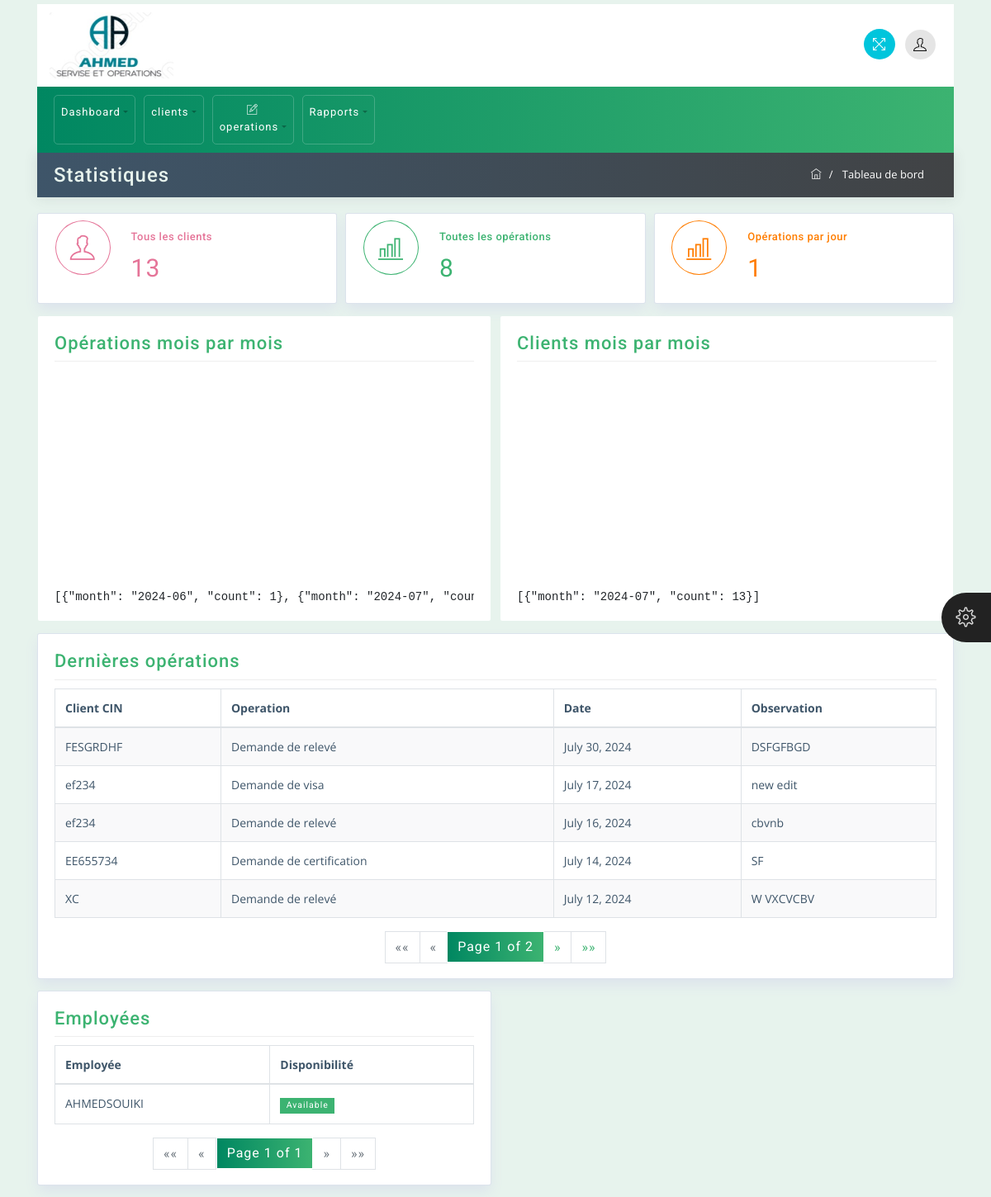
Before: /dashboard/ with the older database file.
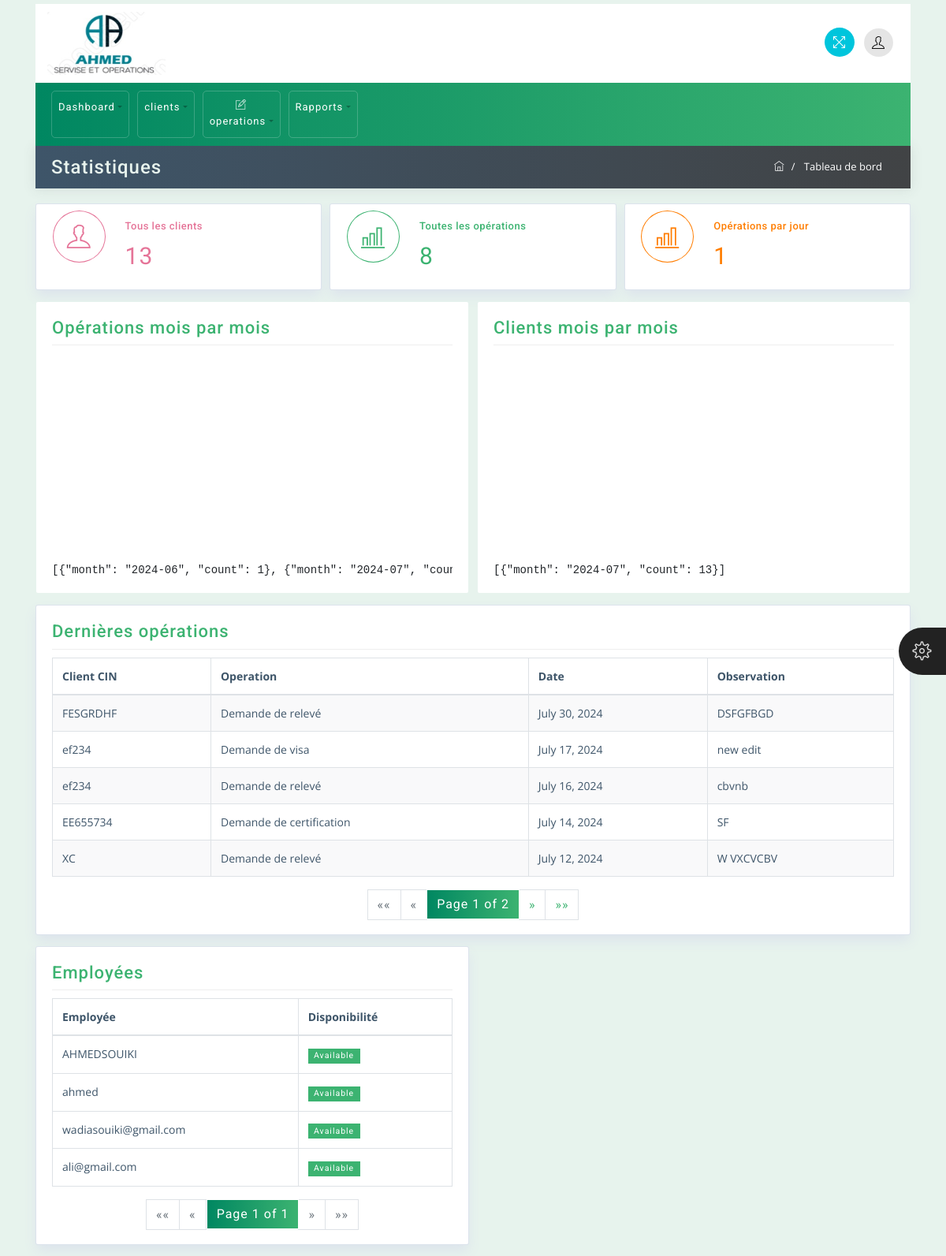
After: the same page with the newer database file.
### employe/models.py (models this page shows, shortened)
class Operation(models.Model):
    client_id = models.CharField(max_length=100)
    operation = models.CharField(max_length=100)
    operation_date = models.DateField(default=timezone.now)
    observation = models.TextField()
    piece_jointe = models.FileField(upload_to='piece_jointe/')
    confirmed = models.BooleanField(default=False)

class Employee(models.Model):
    user = models.OneToOneField(User, on_delete=models.CASCADE)
    profile_picture = models.ImageField(blank=True, null=True)

### employe/views.py (the view)
# urls.py: path('dashboard/', views.DashboardView.as_view(), name='base'),
class DashboardView(TemplateView):
    template_name = 'dashboard.html'
    def get_context_data(self, **kwargs):
        context = super().get_context_data(**kwargs)
        operations_list = Operation.objects.order_by('-operation_date')
        paginator_operations = Paginator(operations_list, 5)  # Show 5 operations per page
        page_number_operations = self.request.GET.get('page_operations')
        page_obj_operations = paginator_operations.get_page(page_number_operations)
        context['page_obj_operations'] = page_obj_operations
        employees_list = Employee.objects.all()
        paginator_employees = Paginator(employees_list, 10)  # Show 10 employees per page
        page_number_employees = self.request.GET.get('page_employees')
        page_obj_employees = paginator_employees.get_page(page_number_employees)
        context['page_obj_employees'] = page_obj_employees
        context['clients_count'] = Client.objects.count()
        total_operations = Operation.objects.count()
        operations_per_day = Operation.objects.filter(operation_date=timezone.now().date()).count()
        operations_by_month = Operation.objects.extra(select={'month': "strftime('%Y-%m', operation_date)"}).values('month').annotate(count=Count('id')).order_by('month')
        operations_by_month = list(operations_by_month)
        context['operations_by_month'] = json.dumps(operations_by_month)
        clients_by_month = Client.objects.extra(select={'month': "strftime('%Y-%m', created_date)"}).values('month').annotate(count=Count('id')).order_by('month')
        clients_by_month = list(clients_by_month)
        context['clients_by_month'] = json.dumps(clients_by_month)
        context['total_operations'] = total_operations
        context['operations_per_day'] = operations_per_day
        return context

### employe/templates/dashboard.html (shortened to what the changed rows need)
{% extends 'base.html' %}
{% block content %}
<div class="container home">
    <div class="row">
        <div class="col-md-12">
            <div class="widget-area-2 proclinic-box-shadow">
                <div class="table-responsive">
                    <table class="table table-bordered table-striped">
                        <thead>
                            <tr>
                                <th>Client CIN</th>
                                <th>Operation</th>
                                <th>Date</th>
                                <th>Observation</th>
                            </tr>
                        </thead>
                        <tbody>
                            {% for operation in page_obj_operations %}
                            <tr>
                                <td>{{ operation.client_id }}</td>
                                <td>{{ operation.operation }}</td>
                                <td>{{ operation.operation_date }}</td>
                                <td>{{ operation.observation }}</td>
                            </tr>
                            {% endfor %}
                        </tbody>
                    </table>
                </div>
            </div>
        </div>
    </div>
    <div class="row">
        <div class="col-md-6">
            <div class="widget-area-2 progress-status proclinic-box-shadow">
                <div class="table-responsive">
                    <table class="table table-bordered">
                        <thead>
                            <tr>
                                <th>Employée</th>
                                <th>Disponibilité</th>
                            </tr>
                        </thead>
                        <tbody>
                            {% for employee in page_obj_employees %}
                            <tr>
                                <td>{{ employee.user.username }}</td>
                                <td>
                                    <span class="badge badge-success">Available</span>
                                </td>
                            {% endfor %}
                        </tbody>
                    </table>
                </div>
            </div>
        </div>
    </div>
</div>
{% endblock %}

Changed rows visible on the page:
added Employee: user.username "ahmed"
added Employee: user.username "wadiasouiki@gmail.com"
added Employee: user.username "ali@gmail.com"
